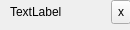
<?xml version="1.0" encoding="UTF-8"?>
<ui version="4.0">
 <class>Form</class>
 <widget class="QWidget" name="Form">
  <property name="geometry">
   <rect>
    <x>0</x>
    <y>0</y>
    <width>130</width>
    <height>30</height>
   </rect>
  </property>
  <property name="sizePolicy">
   <sizepolicy hsizetype="Preferred" vsizetype="Minimum">
    <horstretch>0</horstretch>
    <verstretch>0</verstretch>
   </sizepolicy>
  </property>
  <property name="minimumSize">
   <size>
    <width>130</width>
    <height>25</height>
   </size>
  </property>
  <property name="maximumSize">
   <size>
    <width>16777215</width>
    <height>300</height>
   </size>
  </property>
  <property name="windowTitle">
   <string>Form</string>
  </property>
  <widget class="QWidget" name="verticalLayoutWidget">
   <property name="geometry">
    <rect>
     <x>10</x>
     <y>0</y>
     <width>121</width>
     <height>24</height>
    </rect>
   </property>
   <layout class="QHBoxLayout" name="horizontalLayout" stretch="10,1">
    <property name="sizeConstraint">
     <enum>QLayout::SetMaximumSize</enum>
    </property>
    <item>
     <widget class="QLabel" name="lbl_tag_card">
      <property name="sizePolicy">
       <sizepolicy hsizetype="Minimum" vsizetype="Minimum">
        <horstretch>0</horstretch>
        <verstretch>0</verstretch>
       </sizepolicy>
      </property>
      <property name="minimumSize">
       <size>
        <width>94</width>
        <height>0</height>
       </size>
      </property>
      <property name="text">
       <string>TextLabel</string>
      </property>
     </widget>
    </item>
    <item>
     <widget class="QToolButton" name="btn_tag_card">
      <property name="sizePolicy">
       <sizepolicy hsizetype="Expanding" vsizetype="Minimum">
        <horstretch>0</horstretch>
        <verstretch>0</verstretch>
       </sizepolicy>
      </property>
      <property name="text">
       <string>x</string>
      </property>
     </widget>
    </item>
   </layout>
  </widget>
 </widget>
 <resources/>
 <connections/>
</ui>
